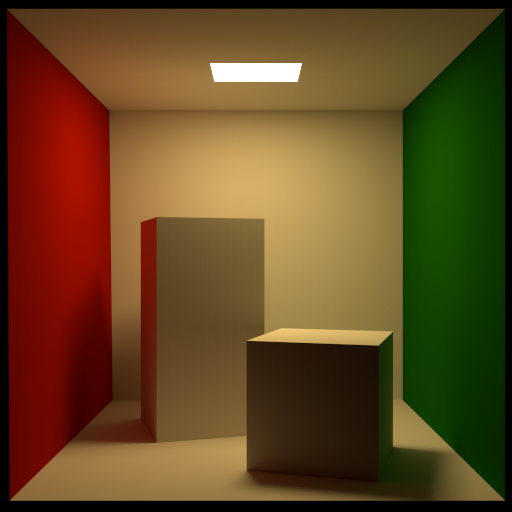
#> input picture inset/test.png, 512 x 512 px
$ python inset.py test.png out.png
#> lines starting #> are read from the running program, lines starting #| are printed output that depends on the picture; after the words box and inside, x2 and y2 are one past the last pixel; in counts of white or black regions, pixels touching at a corner belong together
#!/usr/bin/env python3

import sys
import numpy as np
import imageio as iio

########## parameters

insets = [
	{
		'pos': [330, 260],
		'border_color': [1, 0, 0],
	},
	{
		'pos': [220, 130],
		'border_color': [0, 0, 1],
	},
]
size = [64, 64]
border_width = 1
scale = 4

##########

if len(sys.argv) != 3:
	print("inset: Outline and extract insets.")
	print("Usage: inset.py input_image outpu_image")
	exit()

input_image_name = sys.argv[1]
output_image_name = sys.argv[2]
p = output_image_name.rfind('.')
inset_name = output_image_name[:p] + '_inset'

image = iio.imread(input_image_name)
#> image is the input picture: shape (512, 512, 3); mean R, G, B 97.3, 70.2, 32.6

n_inset = len(insets)
for i in range(n_inset):
	x0 = insets[i]['pos'][0] - size[0] // 2
	y0 = insets[i]['pos'][1] - size[1] // 2
	border_color = np.array(insets[i]['border_color'])
	if image.dtype == np.uint8:
		border_color *= 255

	x1 = x0 + size[0]
	y1 = y0 + size[1]
	inset = image[y0:y1, x0:x1].copy()
	image[y0:y1, x0:x1] = border_color
	image[y0+border_width:y1-border_width, x0+border_width:x1-border_width] = inset[border_width:-border_width, border_width:-border_width]

	inset_output_shape = list(inset.shape)
	inset_output_shape[0] *= scale
	inset_output_shape[1] *= scale

	inset_output = np.full(inset_output_shape, border_color, dtype=image.dtype)
	for y in range(inset_output_shape[1]):
		for x in range(inset_output_shape[0]):
			xx = x // scale
			yy = y // scale
			inset_output[y][x] = image[y0 + yy][x0 + xx]

	inset_name_i = inset_name + "_" + str(i) + output_image_name[p:]
	iio.imwrite(inset_name_i, inset_output)
#> this loop made 2 passes
#> pass 1, `inset = image[y0:y1, x0:x1].copy()`:
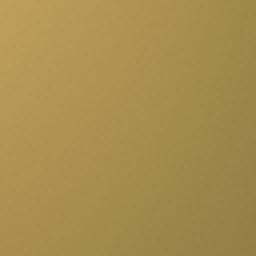
#> inset: shape (64, 64, 3) (shown 4 times larger); mean R, G, B 167.7, 141.4, 79
#> pass 1, `iio.imwrite(inset_name_i, inset_output)`:
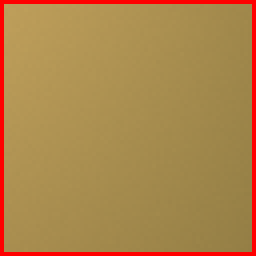
#> saved as out_inset_0.png: shape (256, 256, 3); mean R, G, B 173.1, 132.7, 74.2
#> pass 2, `inset = image[y0:y1, x0:x1].copy()`:
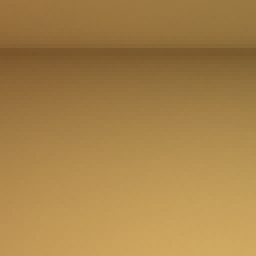
#> inset: shape (64, 64, 3) (shown 4 times larger); mean R, G, B 167.1, 130.3, 72.9
#> pass 2, `iio.imwrite(inset_name_i, inset_output)`:
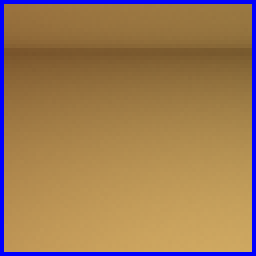
#> saved as out_inset_1.png: shape (256, 256, 3); mean R, G, B 156.6, 122.1, 83.9
#> after the loop:
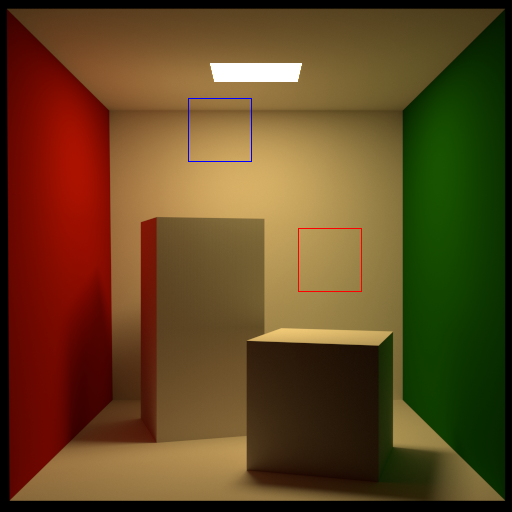
#> image: shape (512, 512, 3); 0.19% of pixels changed, all inside (x1, y1, x2, y2) = (188, 98, 362, 292)

iio.imwrite(output_image_name, image)
